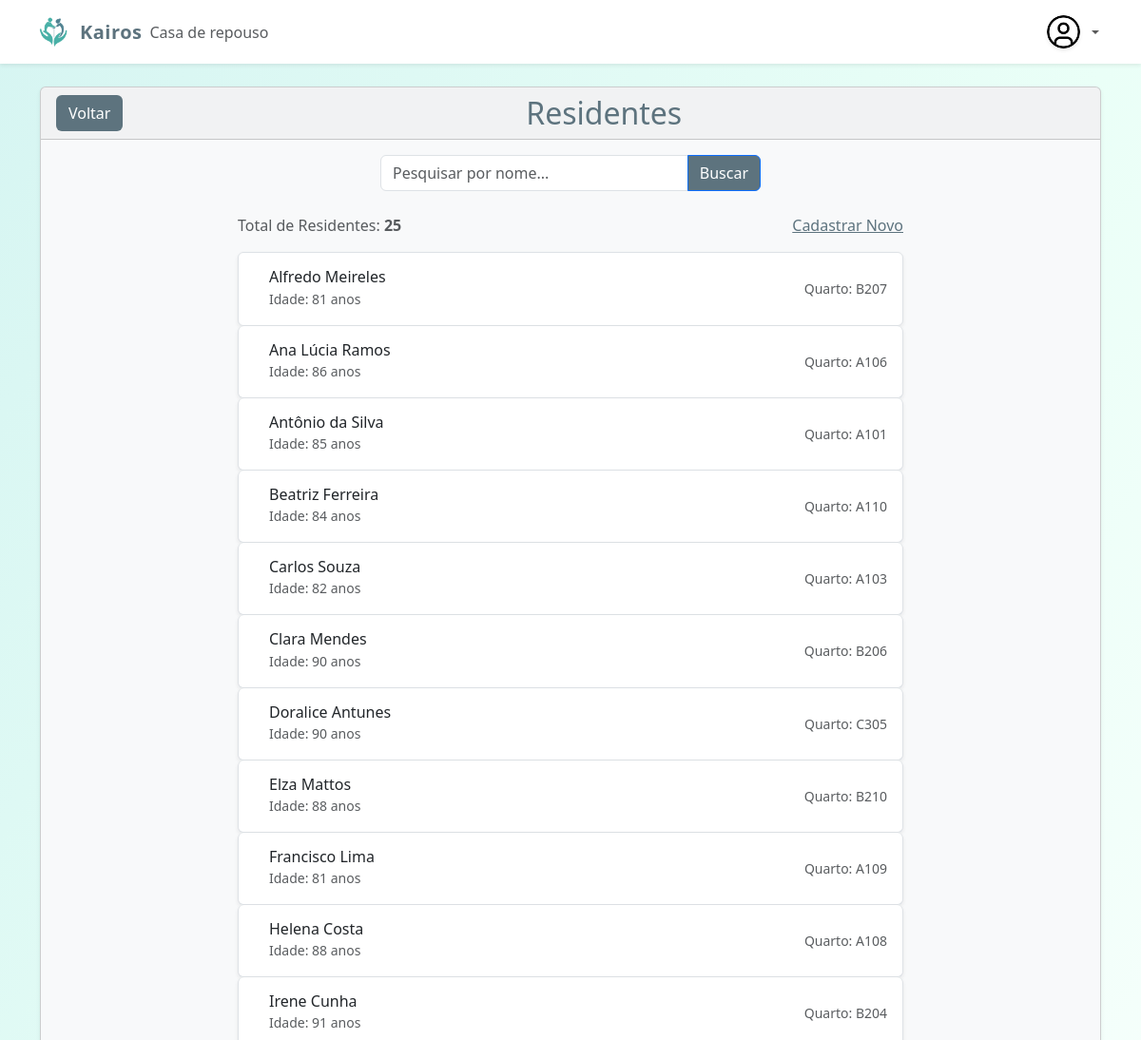
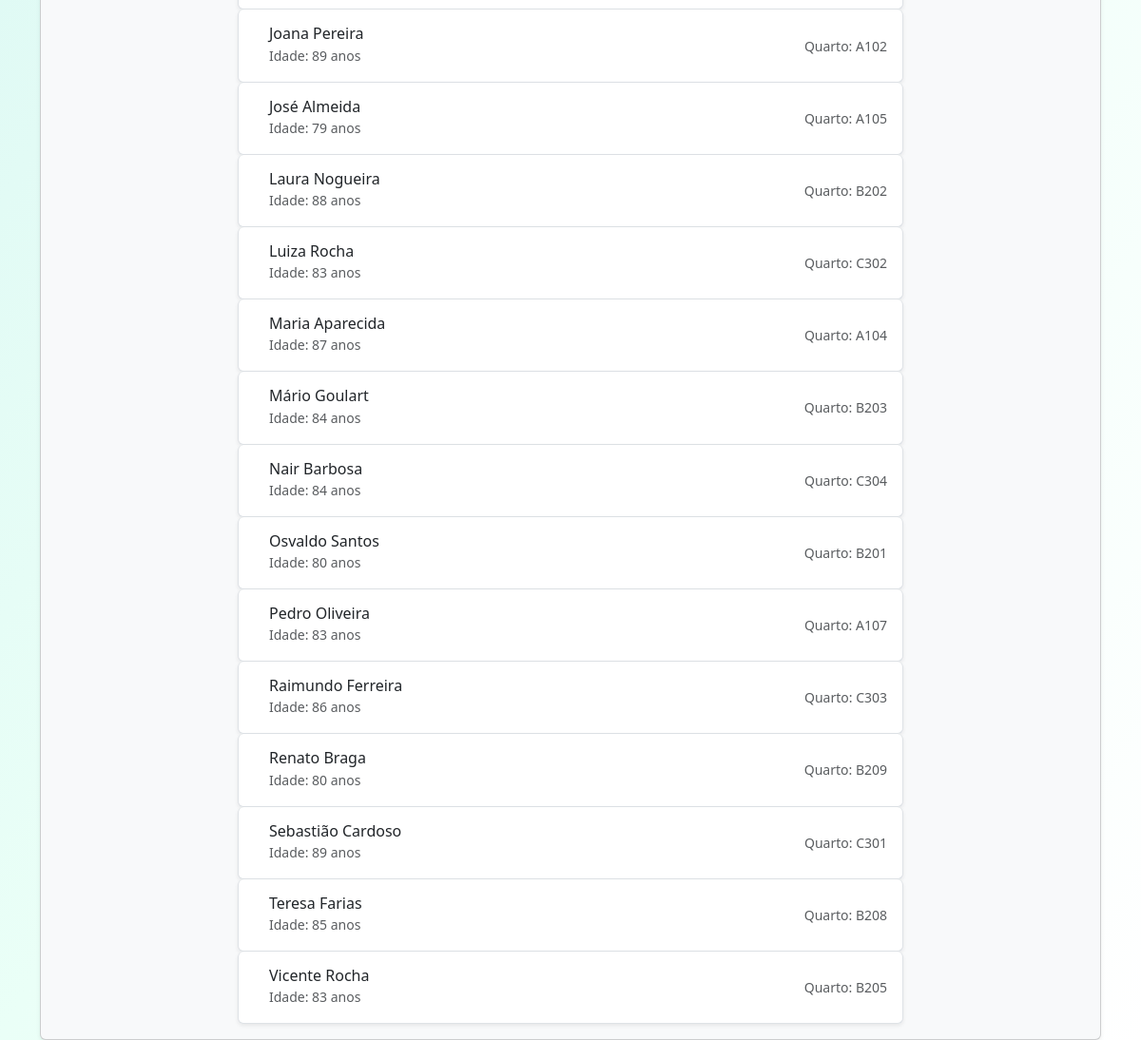
The page /listResidentes.php (signed in) on the database its author committed (2 pictures, top to bottom).
### tables this page shows
CREATE TABLE `tb_residentes` (
  `id` int(11) NOT NULL,
  `nome` varchar(255) NOT NULL,
  `data_nasc` date DEFAULT NULL,
  `cpf` varchar(14) NOT NULL,
  `rg` varchar(20) DEFAULT NULL,
  `telefone` varchar(20) DEFAULT NULL,
  `endereco` text DEFAULT NULL,
  `email` varchar(100) DEFAULT NULL,
  `quarto` varchar(50) DEFAULT NULL,
  `medicamentos` text DEFAULT NULL,
  `alergias` text DEFAULT NULL,
  `restricoes_alimentares` text DEFAULT NULL,
  `responsavel_nome` varchar(255) DEFAULT NULL,
  `responsavel_telefone` varchar(20) DEFAULT NULL,
  `responsavel_email` varchar(100) DEFAULT NULL,
  `parente_grau` varchar(50) DEFAULT NULL
);

### listResidentes.php (the view, shortened to what this page needs)
<?php
include_once "header.php";
$search = $_GET['search'] ?? '';
if (!empty($search)) {
  $sql = $pdo->prepare("SELECT * FROM tb_residentes WHERE nome LIKE :search ORDER BY nome ASC");
  $sql->bindValue(':search', '%' . $search . '%');
  $sql->execute();
} else {
  $sql = $pdo->query("SELECT * FROM tb_residentes ORDER BY nome ASC");
}
$residentes = $sql->fetchAll(PDO::FETCH_ASSOC);
function calcularIdade($data_nasc)
{
  $nasc = new DateTime($data_nasc);
  $hoje = new DateTime();
  return $nasc->diff($hoje)->y;
}
?>
<main class="container mt-4">
  <div class="card bg-light shadow-sm rounded-lg">
    <div class="card-header">
      <div class="d-flex justify-content-between align-items-center">
        <a href="dashboard.php" class="btn text-white" style="background-color: #5D737E;">Voltar</a>
        <h2 class="mb-0 text-center flex-grow-1 color1">Residentes</h2>
      </div>
    </div>
    <div class="card-body">
      <form method="GET" class="mb-4">
        <div class="input-group mx-auto" style="max-width: 400px;">
          <input type="text" name="search" class="form-control" placeholder="Pesquisar por nome..." value="<?= htmlspecialchars($search) ?>">
          <button class="btn btn-primary" type="submit" style="background-color: #5D737E;">Buscar</button>
        </div>
      </form>
      <div class="d-flex justify-content-between align-items-center mb-3" style="max-width: 700px; margin: 0 auto;">
        <p class="mb-0 text-muted">Total de Residentes: <strong><?= count($residentes) ?></strong></p>
        <a href="frmCadResidente.php" class="color1">Cadastrar Novo</a>
      </div>
      <?php if (count($residentes) > 0): ?>
        <div class="list-group mx-auto" style="max-width: 700px;">
          <?php foreach ($residentes as $res): ?>
            <div class="list-group-item list-group-item-action d-flex justify-content-between align-items-center p-3 shadow-sm rounded"
              data-bs-toggle="modal" data-bs-target="#residenteModal"
              data-nome="<?= htmlspecialchars($res['nome']) ?>"
              data-data_nasc="<?= htmlspecialchars((new DateTime($res['data_nasc']))->format('d/m/Y')) ?>"
              data-cpf="<?= htmlspecialchars($res['cpf']) ?>"
              data-rg="<?= htmlspecialchars($res['rg']) ?>"
              data-telefone="<?= htmlspecialchars($res['telefone']) ?>"
              data-endereco="<?= htmlspecialchars($res['endereco']) ?>"
              data-email="<?= htmlspecialchars($res['email']) ?>"
              data-quarto="<?= htmlspecialchars($res['quarto']) ?>"
              data-medicamentos="<?= htmlspecialchars($res['medicamentos']) ?>"
              data-alergias="<?= htmlspecialchars($res['alergias']) ?>"
              data-restricoes_alimentares="<?= htmlspecialchars($res['restricoes_alimentares']) ?>"
              data-responsavel_nome="<?= htmlspecialchars($res['responsavel_nome']) ?>"
              data-responsavel_telefone="<?= htmlspecialchars($res['responsavel_telefone']) ?>"
              data-responsavel_email="<?= htmlspecialchars($res['responsavel_email']) ?>"
              data-parente_grau="<?= htmlspecialchars($res['parente_grau']) ?>">
              <div class="d-flex align-items-center">
                <div>
                  <h6 class="mb-0"><?= htmlspecialchars($res['nome']) ?></h6>
                  <small class="text-muted">Idade: <?= calcularIdade($res['data_nasc']) ?> anos</small>
                </div>
              </div>
              <small class="text-muted">Quarto: <?= htmlspecialchars($res['quarto']) ?></small>
            </div>
          <?php endforeach; ?>
        </div>
      <?php else: ?>
        <div class="alert alert-warning text-center">Nenhum residente encontrado.</div>
      <?php endif; ?>
    </div>
  </div>
</main>
<?php include_once "footer.php"; ?>

### style.css (style rules this page uses)
.color1 { color: #5D737E; }
p { color: #5D737E; }
body { background: linear-gradient(to bottom right, #d6f5f2, #eafff7, #ffffff); min-height: 100vh; }
.rounded-lg { border-radius: 15px; }

### rows shown on the page
tb_residentes: nome "Alfredo Meireles", data_nasc "81", quarto "B207"
tb_residentes: nome "Ana Lúcia Ramos", data_nasc "86", quarto "A106"
tb_residentes: nome "Antônio da Silva", data_nasc "85", quarto "A101"
tb_residentes: nome "Beatriz Ferreira", data_nasc "84", quarto "A110"
tb_residentes: nome "Carlos Souza", data_nasc "82", quarto "A103"
tb_residentes: nome "Clara Mendes", data_nasc "90", quarto "B206"
tb_residentes: nome "Doralice Antunes", data_nasc "90", quarto "C305"
tb_residentes: nome "Elza Mattos", data_nasc "88", quarto "B210"
tb_residentes: nome "Francisco Lima", data_nasc "81", quarto "A109"
tb_residentes: nome "Helena Costa", data_nasc "88", quarto "A108"
tb_residentes: nome "Irene Cunha", data_nasc "91", quarto "B204"
tb_residentes: nome "Joana Pereira", data_nasc "89", quarto "A102"
tb_residentes: nome "José Almeida", data_nasc "79", quarto "A105"
tb_residentes: nome "Laura Nogueira", data_nasc "88", quarto "B202"
tb_residentes: nome "Luiza Rocha", data_nasc "83", quarto "C302"
tb_residentes: nome "Maria Aparecida", data_nasc "87", quarto "A104"
tb_residentes: nome "Mário Goulart", data_nasc "84", quarto "B203"
tb_residentes: nome "Nair Barbosa", data_nasc "84", quarto "C304"
tb_residentes: nome "Osvaldo Santos", data_nasc "80", quarto "B201"
tb_residentes: nome "Pedro Oliveira", data_nasc "83", quarto "A107"
tb_residentes: nome "Raimundo Ferreira", data_nasc "86", quarto "C303"
tb_residentes: nome "Renato Braga", data_nasc "80", quarto "B209"
tb_residentes: nome "Sebastião Cardoso", data_nasc "89", quarto "C301"
tb_residentes: nome "Teresa Farias", data_nasc "85", quarto "B208"
tb_residentes: nome "Vicente Rocha", data_nasc "83", quarto "B205"

### other values the page prints
count($residentes) "25"
